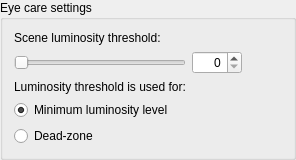
         <widget class="QGroupBox" name="groupBox_3">
          <property name="title">
           <string>Eye care settings</string>
          </property>
          <layout class="QGridLayout" name="gridLayout_4">
           <item row="7" column="0">
            <widget class="QRadioButton" name="radioButton_LuminosityDeadZone">
             <property name="text">
              <string>Dead-zone</string>
             </property>
            </widget>
           </item>
           <item row="0" column="0">
            <widget class="QLabel" name="label_6">
             <property name="styleSheet">
              <string notr="true">margin-top:0px;</string>
             </property>
             <property name="text">
              <string>Scene luminosity threshold:</string>
             </property>
             <property name="alignment">
              <set>Qt::AlignLeading|Qt::AlignLeft|Qt::AlignVCenter</set>
             </property>
            </widget>
           </item>
           <item row="5" column="0">
            <widget class="QLabel" name="label_luminosityThresholdUsedFor">
             <property name="text">
              <string>Luminosity threshold is used for:</string>
             </property>
             <property name="alignment">
              <set>Qt::AlignLeading|Qt::AlignLeft|Qt::AlignVCenter</set>
             </property>
            </widget>
           </item>
           <item row="6" column="0">
            <widget class="QRadioButton" name="radioButton_MinimumLuminosity">
             <property name="text">
              <string>Minimum luminosity level</string>
             </property>
             <property name="checked">
              <bool>true</bool>
             </property>
            </widget>
           </item>
           <item row="4" column="3">
            <widget class="QSpinBox" name="spinBox_LuminosityThreshold">
             <property name="sizePolicy">
              <sizepolicy hsizetype="Fixed" vsizetype="Fixed">
               <horstretch>0</horstretch>
               <verstretch>0</verstretch>
              </sizepolicy>
             </property>
             <property name="minimumSize">
              <size>
               <width>50</width>
               <height>0</height>
              </size>
             </property>
             <property name="alignment">
              <set>Qt::AlignRight|Qt::AlignTrailing|Qt::AlignVCenter</set>
             </property>
             <property name="minimum">
              <number>0</number>
             </property>
             <property name="maximum">
              <number>100</number>
             </property>
             <property name="value">
              <number>0</number>
             </property>
            </widget>
           </item>
           <item row="4" column="4">
            <widget class="QPushButton" name="pushButton_lumosityThresholdHelp">
             <property name="sizePolicy">
              <sizepolicy hsizetype="Fixed" vsizetype="Fixed">
               <horstretch>0</horstretch>
               <verstretch>0</verstretch>
              </sizepolicy>
             </property>
             <property name="styleSheet">
              <string notr="true">margin: 0px;</string>
             </property>
             <property name="text">
              <string/>
             </property>
             <property name="icon">
              <iconset resource="../res/LightpackResources.qrc">
               <normaloff>:/icons/help.png</normaloff>:/icons/help.png</iconset>
             </property>
             <property name="flat">
              <bool>true</bool>
             </property>
            </widget>
           </item>
           <item row="4" column="0">
            <widget class="QSlider" name="horizontalSlider_LuminosityThreshold">
             <property name="sizePolicy">
              <sizepolicy hsizetype="Minimum" vsizetype="Fixed">
               <horstretch>0</horstretch>
               <verstretch>0</verstretch>
              </sizepolicy>
             </property>
             <property name="whatsThis">
              <string>&lt;h4&gt;Scene luminosity threshold&lt;/h4&gt; It works in two ways: You can either use &lt;b&gt;minimum luminosity level&lt;/b&gt; for soft and gentle light in dark scenes or you can use &lt;b&gt;dead-zone&lt;/b&gt; luminosity grabbing which ignores small non-black objects on black backgrounds and turns lights OFF in dark scenes. This is eye-saving vs. eye-killing options which works mutually. We &lt;b&gt;recommend&lt;/b&gt; to use threshold for minimum luminosity level.</string>
             </property>
             <property name="maximum">
              <number>100</number>
             </property>
             <property name="orientation">
              <enum>Qt::Horizontal</enum>
             </property>
            </widget>
           </item>
          </layout>
         </widget>
